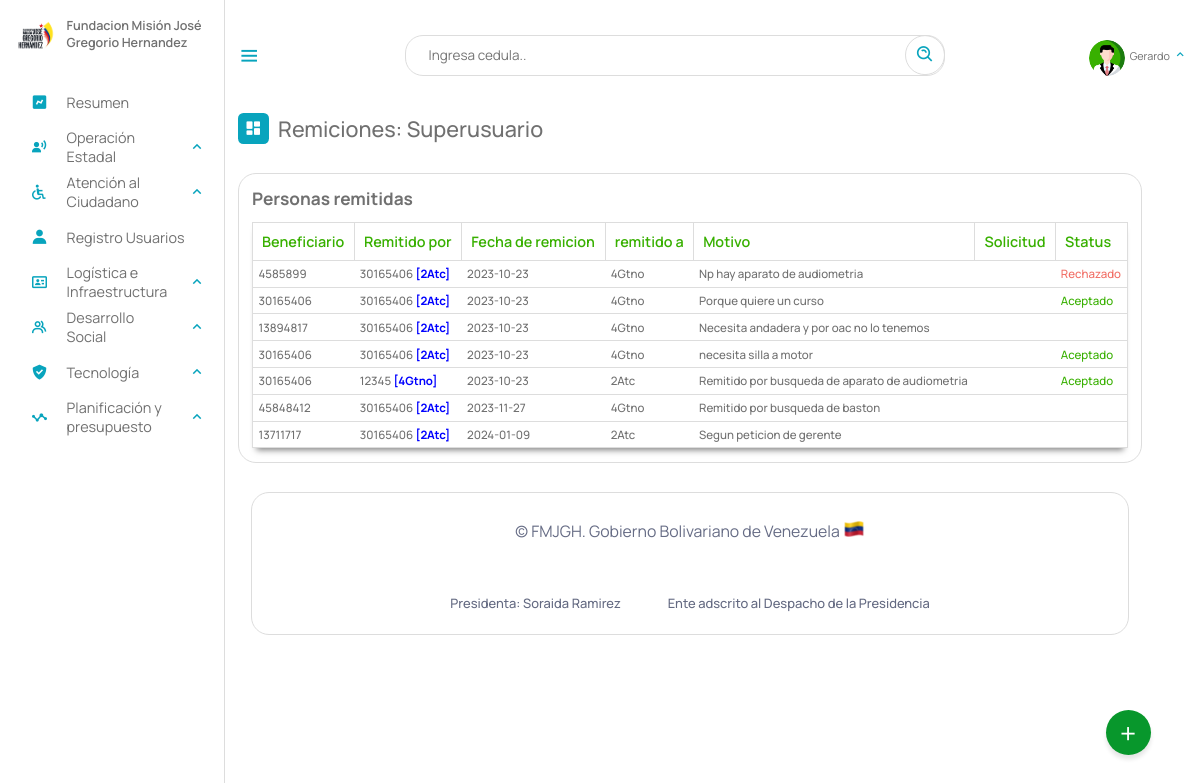
Page /Escritorio/01-remitidos_oac.php (signed in) on the earlier database version.
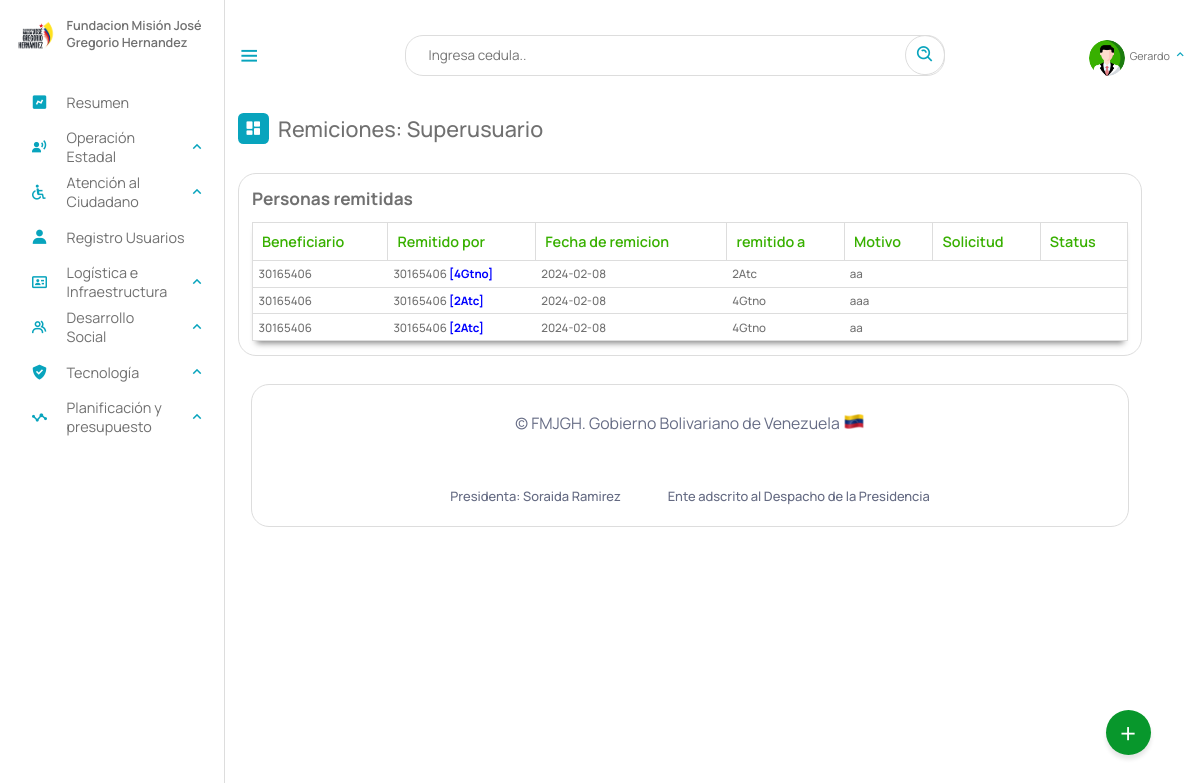
Same page on the later database version.
### tables this page shows
CREATE TABLE `remitidos` (
  `id` int(11) NOT NULL AUTO_INCREMENT,
  `cedula` int(12) NOT NULL,
  `departamento` varchar(5) NOT NULL,
  `coordinacion` varchar(12) DEFAULT NULL,
  `por` text NOT NULL,
  `gerencia_remitente` varchar(5) NOT NULL,
  `fecha` date NOT NULL,
  `motivo` text NOT NULL,
  `statu` text DEFAULT NULL,
  PRIMARY KEY (`id`),
  KEY `cedula` (`cedula`),
  KEY `departamento` (`departamento`),
  KEY `gerencia_remitente` (`gerencia_remitente`),
  KEY `coordinacion` (`coordinacion`),
  CONSTRAINT `remitidos_ibfk_1` FOREIGN KEY (`departamento`) REFERENCES `gerencia` (`id`) ON DELETE CASCADE ON UPDATE CASCADE,
  CONSTRAINT `remitidos_ibfk_2` FOREIGN KEY (`gerencia_remitente`) REFERENCES `gerencia` (`id`) ON DELETE CASCADE
);

### php/6-remitir.php (called while the page is built, shortened)
<?php
include_once("ManejadorBD.php");
class remitido extends ManejadorBD{
        private $cnn;
        public function __construct($tipoConexion){
            $this->cnn = parent::conectar($tipoConexion);
        }
		public function consultarTodosRemitidosSUPERADMIN(){
			try{
				$stmt = $this->cnn->prepare("SELECT * FROM remitidos WHERE 1");
				$stmt->setFetchMode(PDO::FETCH_ASSOC);
				$stmt->execute();
				return $stmt->fetchAll();
	        }catch(PDOException $error) {
				echo "Error: ejecutando consulta SQL.".$error->getMessage();
				exit();
	        }
		}
}

### php/ManejadorBD.php (called while the page is built, shortened)
<?php
	class ManejadorBD extends PDO {
		public $srv	= SRV;
		public $usr	= USR;
		public $pas	= PAS;
		public $dbn	= BDN;
		public function conectar($tipoConexion){
			try{
				switch ($tipoConexion) {
				    case 1:
				        $dsn = "mysql:host=$this->srv;dbname=$this->dbn";
				        break;
				}
				$dbh = new PDO($dsn, $this->usr, $this->pas);
    			$dbh->setAttribute(PDO::ATTR_ERRMODE, PDO::ERRMODE_EXCEPTION);
			}catch(PDOException $error){
                echo "Error al Conectar con la Base de Datos: ".$error->getMessage();
                exit();
			}
            $this->conexionBD = $dbh;
			return $this->conexionBD;
		}
	}
?>

### Escritorio/01-remitidos_oac.php (the view, shortened to what this page needs)
<?php
include_once("partearriba.php");
?>
<div class="dash-contenido">
    <div class="overview">
        <div class="titulo">
            <i class='bx bxs-dashboard'> </i>
            <span class="link-name">Remiciones: <?php echo $rol ?></span>
        </div>
    </div>
    <div class="tabla-atencion">
        <h2>Personas remitidas</h2>
        <table>
            <thead>
                <tr>
                    <th>Beneficiario</th>
                    <th>Remitido por</th>
                    <th>Fecha de remicion</th>
                    <th>remitido a</th>
                    <th>Motivo</th>
                    <th>Solicitud</th>
                    <th>Status</th>
                </tr>
            </thead>
            <tbody>
                <?php
                include_once("../php/6-remitir.php");
                $aten = new remitido(1);
                if ($rol == "Superusuario") {
                    $consulta = $aten->consultarTodosRemitidosSUPERADMIN();
                    if ($consulta) {
                        foreach ($consulta as $registros) {
                        ?>
                            <tr>
                                <td><?php echo $registros["cedula"] ?></td>
                                <td><?php echo $registros["por"] . " <span style='color: blue;'><b>[" . $registros["gerencia_remitente"] . "]</b></span>" ?></td>
                                <td><?php echo $registros["fecha"] ?></td>
                                <td><?php echo $registros["departamento"] ?></td>
                                <td><?php echo $registros["motivo"] ?></td>
                                <td><?php echo $registros["solicitud"] ?></td>
                                <?php if ($registros["statu"] == "Aceptado") { ?>
                                    <td style="color: #38b000"><?php echo  $registros["statu"] ?></td>
                                <?php } elseif ($registros["statu"] == "Rechazado") { ?>
                                    <td style="color: #f16d64"><?php echo  $registros["statu"] ?></td>
                                <?php   }else{
                                    echo "<td></td>";
                                } ?>
                            </tr>
                        <?php
                        }
                    }
                }
                ?>
            </tbody>
        </table>
    </div>
</div>
<?php
include_once("parteabajo.php");
?>

### Escritorio/partearriba.php (shortened to what this page needs)
<!DOCTYPE html>
<html lang="es">
<head>
    <link rel="stylesheet" href="estilo.css">
    <link rel="stylesheet" href="dash.css">
    <link rel="stylesheet" href="02-buttons/01-buttons.css">
    <link href='https://unpkg.com/boxicons@2.1.4/css/boxicons.min.css' rel='stylesheet'>
<link rel="stylesheet" href="https://cdnjs.cloudflare.com/ajax/libs/font-awesome/6.5.2/css/all.min.css" />
</head>
<body>
    <?php
    if (isset($_SESSION['cedula'])) {
        $NombreUsuarioActivo = $_SESSION['nombre'];
        $rol = $_SESSION["rol"];
        $gerencia = $_SESSION['gerencia'];
    }
    switch ($rol) {
        case "3supe":
            $rol = "Superusuario";
            break;
    }
    ?>
    <nav class="sidebar">
        <header>
            <div class="image-text">
                <span class="image">
                    <img src="logo3.png" alt="logo">
                </span>
                <div class="text header-text">
                    <span class="name">Fundacion Misión José Gregorio Hernandez</span>
                </div>
            </div>
        </header>
        <ul class="nav-links">
            <li>
                <a href="index.php">
                    <i class='bx bxs-chart'></i>
                    <span class="link-name">Resumen</span>
                </a>
            </li>
            <?php
            if ($gerencia == "4Gtno" || $rol == "Superusuario") {
            ?>
                <li>
                    <div class="ioncn-link">
                        <a>
                            <i class='bx bxs-user-voice'></i>
                            <span class="link-name">Operación Estadal</span>
                        </a>
                        <i class='bx bx-chevron-up'></i>
                    </div>
                </li>
            <?php
            }
            ?>
            <?php
            if ($gerencia == "2Atc" || $rol == "Superusuario") {
            ?>
                <li>
                    <div class="ioncn-link">
                        <a>
                            <i class='bx bx-handicap'></i>
                            <span class="link-name">Atención al Ciudadano</span>
                        </a>
                        <i class='bx bx-chevron-up'></i>
                    </div>
                </li>
            <?php
            }
            ?>
            <?php
            if ($rol == "Administrador" || $rol == "Superusuario") {
            ?>
                <li>
                    <a href="03-registro.php">
                        <i class='bx bxs-user'></i>
                        <span class="link-name">Registro Usuarios</span>
                    </a>
                </li>
            <?php
            }
            ?>
            <?php
            if ($gerencia == "5Logi" || $rol == "Superusuario") {
            ?>
                <li>
                    <div class="ioncn-link">
                        <a>
                            <i class='bx bx-id-card'></i>
                            <span class="link-name">Logística e Infraestructura</span>
                        </a>
                        <i class='bx bx-chevron-up'></i>
                    </div>
                </li>
            <?php
            }
            ?>
            <?php
            if ($gerencia == "3Gtnd" || $rol == "Superusuario") {
            ?>
                <li>
                    <div class="ioncn-link">
                        <a>
                            <i class='bx bx-group'></i>
                            <span class="link-name">Desarrollo Social</span>
                        </a>
                        <i class='bx bx-chevron-up'></i>
                    </div>
                </li>
            <?php
            }
            ?>
            <?php
            if ($rol == "Superusuario") {
            ?>
                <li>
                    <div class="ioncn-link">
                        <a>
                            <i class='bx bxs-check-shield'></i>
                            <span class="link-name">Tecnología</span>
                        </a>
                        <i class='bx bx-chevron-up'></i>
                    </div>
                </li>
            <?php
            }
            ?>
            <?php
            if ($rol == "Superusuario" || $gerencia == "6Plan") {
            ?>
                 <li>
                <div class="ioncn-link">
                    <a>
                    <i class='bx bx-stats'></i>
                        <span class="link-name">Planificación y presupuesto</span>
                    </a>
                    <i class='bx bx-chevron-up'></i>
                </div>
            </li>
            <?php
            }
            ?>
        </ul>
    </nav>
    <main class="menu-dash">
        <div class="top">
            <i class='bx bx-menu sidebar-toggle'></i>
            <div class="busqueda">
                <input type="text" id="input_search" placeholder="Ingresa cedula..">
                <a href="#" class="search" id="search"><i class='bx bx-search-alt bx-rotate-90'></i></a>
            </div>
            <li>
                <div class="ioncn-link">
                    <a><?php
                            if($_SESSION["profile_photo"]){
                                $ruta = "fotos_perfil/". $_SESSION["profile_photo"];
                            }else{
                                $ruta = "profile.png";
                            }
                        ?>
                        <div class="img-profi">
                             <img src="<?php echo $ruta ?>" alt="">
                        </div>
                        <span class="link_name" id="user_active"><?php echo $NombreUsuarioActivo ?></span>
                    </a>
                    <i class='bx bx-chevron-up'></i>
                </div>
            </li>
        </div>
        <div class="action">
            <span class="abrir" onclick="actionToggle()">+</span>
        </div>

### Escritorio/parteabajo.php (shortened to what this page needs)
<div class="footer__info container">
    <span class="footer_copy">
        &#169; FMJGH. Gobierno Bolivariano de Venezuela <img src="ve.png">
    </span>
    <br><br>
    <div class="footer__privacy">
        <a>Presidenta: Soraida Ramirez</a>
        <a>Ente adscrito al Despacho de la Presidencia</a>
    </div>
</div>
</main>
</body>
</html>

### Escritorio/estilo.css (style rules this page uses)
* { font-family: 'Manrope', sans-serif; margin: 0; padding: 0; box-sizing: border-box; scroll-behavior: smooth; }
:root { --body-color: ; --tran-03:all 0.2 ease ; --tran-03:all 0.3s ease ; --tran-03:all 0.4s ease ; --tran-03:all 0.5s ease ; }
body { height: 100vh; background-color: #fff; }
.sidebar .text { font-size: 14px; font-weight: 500; color: #707070; }
.sidebar .image { min-width: 60px; display: flex; align-items: center; }
.sidebar { position: fixed; top: 0; left: 0; height: 100%; width: 250px; padding: 20px 0px 0px 14px ; background-color: #fff; transition: 0.3s; border-right: 1px solid #ddd; }
.sidebar header { position: relative; }
.sidebar .image-text img { width: 50px; border-radius: 6px; }
.sidebar header .image-text { display: flex; align-items: center; }
header .image-text .header-text { display: flex; flex-direction: column; transition: 0.3; }
.header-text .name { font-weight: 600; text-align: left; margin-top: -2px; }
.sidebar .nav-links { background-color: rgb(255, 255, 255); height: 100%; padding-top: 30px; }
.sidebar .nav-links li { position: relative; list-style: none; transition: all 0.4s ease; }
.sidebar .nav-links li .ioncn-link { display: flex; align-items: left; justify-content: space-between; }
.bx-chevron-up { transition: transform .3s; }
.sidebar .nav-links li i { height: 50px; min-width: 60px; text-align: center; line-height: 50px; color:#08A4BD ; font-size: 20px; }
.sidebar .nav-links li a { text-decoration: none; display: flex; align-items: center; justify-content: left; }
.sidebar .nav-links li a .link-name { font-size: 16px; font-weight: 400; color: #707070; transition: 0.3s ease; }
.menu-dash { position: relative; left: 250px; background-color: #fff; height: 100vh; width: calc(100% - 300px); padding: 10px 14px; transition: 0.3s; }
.menu-dash .top { display: flex; position: fixed; top: 0px; left: 250px; align-items: center; justify-content: space-between; width: calc(100% - 250px); backdrop-filter: blur(15px); padding: 10px 14px; transition: 0.3; height: 123px; z-index: 500; }
.menu-dash .top .sidebar-toggle { font-size: 26px; cursor: pointer; color: #08A4BD; }
.menu-dash .top .busqueda { position: relative; height: 45px; max-width: 600px; width: 100%; margin: 0 30px; }
.top .busqueda input { height: 100%; width: 100%; position: absolute; border: 1px solid #ddd; padding: 0 50px 0 25px; outline: none; font-size: 15px; border-radius: 20px; }
.top .busqueda i { position: absolute; right: 0px; font-size: 22px; z-index: 10; top: 50%; transform: translateY(-50%); color: #08A4BD; padding: 10px; border: 1px solid #ddd; border-radius: 50px; }
.top img { width: 40px; border-radius: 100%; margin-top: 10px; height: 40px; object-fit: cover; }
.menu-dash .top .link_name { font-size: 12px; }
.menu-dash .top i { color: #08A4BD; }
.menu-dash .dash-contenido { padding-top: 45px; }
.menu-dash .titulo { display: flex; align-items: center; margin: 70px 0 30px 0; }
.menu-dash .titulo i { position: relative; height: 35px; width: 35px; background-color: #08A4BD; border-radius: 6px; color: #fff; display: flex; align-items: center; justify-content: center; font-size: 20px; }
.menu-dash .titulo .link-name { font-size: 24PX; font-weight: 500; color: #707070; margin-left: 10px; }
.menu-dash .top li { list-style: none; }
.menu-dash .top li .ioncn-link { display: flex; justify-content: space-between; align-items: center; }
.menu-dash .top li .ioncn-link a { text-decoration: none; display: flex; align-items: center; justify-content: center; gap: 5px; flex-wrap: nowrap; position: relative; color: #707070; }
.container { background-color: #fff; border: 1px solid #ddd; max-width: 100%; border-radius: 20px; padding: 30px; margin: 0 15px; }
.action { position: fixed; bottom: 50px; right: 55px; width: 50px; height: 50px; background: #08972c; border-radius: 50%; cursor: pointer; box-shadow: 0 5px 5px rgba(0,0,0,0.1); z-index: 50; }
.action span { position: relative; width: 100%; height: 100%; display: flex; justify-content: center; align-items: center; color: #fff; font-size: 2em; transition: 0.3s ease-in-out; }
table { width: 100%; }

### Escritorio/02-buttons/01-buttons.css (style rules this page uses)
body { margin: 0; padding: 0; }

Differences in the rows shown:
removed remitidos: cedula "4585899", por "30165406", gerencia_remitente "2Atc", fecha "2023-10-23", departamento "4Gtno", motivo "Np hay aparato de audiometria", statu "Rechazado"
removed remitidos: cedula "30165406", por "30165406", gerencia_remitente "2Atc", fecha "2023-10-23", departamento "4Gtno", motivo "Porque quiere un curso", statu "Aceptado"
removed remitidos: cedula "13894817", por "30165406", gerencia_remitente "2Atc", fecha "2023-10-23", departamento "4Gtno", motivo "Necesita andadera y por oac no lo tenemos"
removed remitidos: cedula "30165406", por "30165406", gerencia_remitente "2Atc", fecha "2023-10-23", departamento "4Gtno", motivo "necesita silla a motor", statu "Aceptado"
removed remitidos: cedula "30165406", por "12345", gerencia_remitente "4Gtno", fecha "2023-10-23", departamento "2Atc", motivo "Remitido por busqueda de aparato de audiometria", statu "Aceptado"
removed remitidos: cedula "45848412", por "30165406", gerencia_remitente "2Atc", fecha "2023-11-27", departamento "4Gtno", motivo "Remitido por busqueda de baston"
removed remitidos: cedula "13711717", por "30165406", gerencia_remitente "2Atc", fecha "2024-01-09", departamento "2Atc", motivo "Segun peticion de gerente"
added remitidos: cedula "30165406", por "30165406", gerencia_remitente "4Gtno", fecha "2024-02-08", departamento "2Atc", motivo "aa"
added remitidos: cedula "30165406", por "30165406", gerencia_remitente "2Atc", fecha "2024-02-08", departamento "4Gtno", motivo "aaa"
added remitidos: cedula "30165406", por "30165406", gerencia_remitente "2Atc", fecha "2024-02-08", departamento "4Gtno", motivo "aa"
